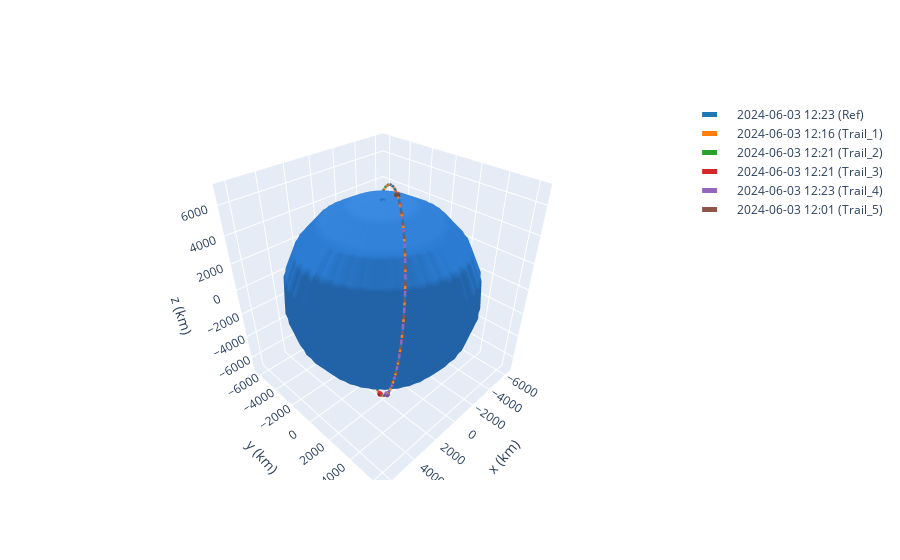

Notebook cell for this chart:
### Code cell
from poliastro.plotting import OrbitPlotter3D

frame_fin = OrbitPlotter3D()
frame_fin.plot(reference_orbit_list[-2], label = 'Ref', )
frame_fin.plot(trailing_orbit_list[-5], label = 'Trail_1')
frame_fin.plot(trailing_orbit_list[-4], label = 'Trail_2')
frame_fin.plot(trailing_orbit_list[-3], label = 'Trail_3')
frame_fin.plot(trailing_orbit_list[-2], label = 'Trail_4')
frame_fin.plot(trailing_orbit_list[-1], label = 'Trail_5')

### Figure 1 — Plotly figure (JSON) as saved in the notebook; plotly's stock layout.template omitted (floating-point values rounded to 4 significant figures; data arrays with more than 128 entries replaced by an {"elided": "..."} marker saying what was removed)
{"data": [{"cauto": false, "cmax": 1, "cmin": 1, "colorscale": [[0, "#2a7bd1"], [1, "#2a7bd1"]], "name": "Earth", "showscale": false, "type": "surface", "x": {"elided": "20x20 float values"}, "y": {"elided": "20x20 float values"}, "z": {"elided": "20x20 float values"}}, {"line": {"color": "rgb(31, 119, 180)", "dash": "dash", "width": 5}, "mode": "lines", "name": "2024-06-03 12:23 (Ref)", "type": "scatter3d", "x": {"elided": "150 float values"}, "y": {"elided": "150 float values"}, "z": {"elided": "150 float values"}}, {"cauto": false, "cmax": 1, "cmin": 1, "colorscale": [[0, "rgb(31, 119, 180)"], [1, "rgb(31, 119, 180)"]], "name": "2024-06-03 12:23 (Ref)", "showscale": false, "type": "surface", "x": {"elided": "20x20 float values"}, "y": {"elided": "20x20 float values"}, "z": {"elided": "20x20 float values"}}, {"cauto": false, "cmax": 1, "cmin": 1, "colorscale": [[0, "#2a7bd1"], [1, "#2a7bd1"]], "name": "Earth", "showscale": false, "type": "surface", "x": {"elided": "20x20 float values"}, "y": {"elided": "20x20 float values"}, "z": {"elided": "20x20 float values"}}, {"cauto": false, "cmax": 1, "cmin": 1, "colorscale": [[0, "#2a7bd1"], [1, "#2a7bd1"]], "name": "Earth", "showscale": false, "type": "surface", "x": {"elided": "20x20 float values"}, "y": {"elided": "20x20 float values"}, "z": {"elided": "20x20 float values"}}, {"line": {"color": "rgb(255, 127, 14)", "dash": "dash", "width": 5}, "mode": "lines", "name": "2024-06-03 12:16 (Trail_1)", "type": "scatter3d", "x": {"elided": "150 float values"}, "y": {"elided": "150 float values"}, "z": {"elided": "150 float values"}}, {"cauto": false, "cmax": 1, "cmin": 1, "colorscale": [[0, "rgb(255, 127, 14)"], [1, "rgb(255, 127, 14)"]], "name": "2024-06-03 12:16 (Trail_1)", "showscale": false, "type": "surface", "x": {"elided": "20x20 float values"}, "y": {"elided": "20x20 float values"}, "z": {"elided": "20x20 float values"}}, {"cauto": false, "cmax": 1, "cmin": 1, "colorscale": [[0, "#2a7bd1"], [1, "#2a7bd1"]], "name": "Earth", "showscale": false, "type": "surface", "x": {"elided": "20x20 float values"}, "y": {"elided": "20x20 float values"}, "z": {"elided": "20x20 float values"}}, {"cauto": false, "cmax": 1, "cmin": 1, "colorscale": [[0, "#2a7bd1"], [1, "#2a7bd1"]], "name": "Earth", "showscale": false, "type": "surface", "x": {"elided": "20x20 float values"}, "y": {"elided": "20x20 float values"}, "z": {"elided": "20x20 float values"}}, {"line": {"color": "rgb(44, 160, 44)", "dash": "dash", "width": 5}, "mode": "lines", "name": "2024-06-03 12:21 (Trail_2)", "type": "scatter3d", "x": {"elided": "150 float values"}, "y": {"elided": "150 float values"}, "z": {"elided": "150 float values"}}, {"cauto": false, "cmax": 1, "cmin": 1, "colorscale": [[0, "rgb(44, 160, 44)"], [1, "rgb(44, 160, 44)"]], "name": "2024-06-03 12:21 (Trail_2)", "showscale": false, "type": "surface", "x": {"elided": "20x20 float values"}, "y": {"elided": "20x20 float values"}, "z": {"elided": "20x20 float values"}}, {"cauto": false, "cmax": 1, "cmin": 1, "colorscale": [[0, "#2a7bd1"], [1, "#2a7bd1"]], "name": "Earth", "showscale": false, "type": "surface", "x": {"elided": "20x20 float values"}, "y": {"elided": "20x20 float values"}, "z": {"elided": "20x20 float values"}}, {"cauto": false, "cmax": 1, "cmin": 1, "colorscale": [[0, "#2a7bd1"], [1, "#2a7bd1"]], "name": "Earth", "showscale": false, "type": "surface", "x": {"elided": "20x20 float values"}, "y": {"elided": "20x20 float values"}, "z": {"elided": "20x20 float values"}}, {"line": {"color": "rgb(214, 39, 40)", "dash": "dash", "width": 5}, "mode": "lines", "name": "2024-06-03 12:21 (Trail_3)", "type": "scatter3d", "x": {"elided": "150 float values"}, "y": {"elided": "150 float values"}, "z": {"elided": "150 float values"}}, {"cauto": false, "cmax": 1, "cmin": 1, "colorscale": [[0, "rgb(214, 39, 40)"], [1, "rgb(214, 39, 40)"]], "name": "2024-06-03 12:21 (Trail_3)", "showscale": false, "type": "surface", "x": {"elided": "20x20 float values"}, "y": {"elided": "20x20 float values"}, "z": {"elided": "20x20 float values"}}, {"cauto": false, "cmax": 1, "cmin": 1, "colorscale": [[0, "#2a7bd1"], [1, "#2a7bd1"]], "name": "Earth", "showscale": false, "type": "surface", "x": {"elided": "20x20 float values"}, "y": {"elided": "20x20 float values"}, "z": {"elided": "20x20 float values"}}, {"cauto": false, "cmax": 1, "cmin": 1, "colorscale": [[0, "#2a7bd1"], [1, "#2a7bd1"]], "name": "Earth", "showscale": false, "type": "surface", "x": {"elided": "20x20 float values"}, "y": {"elided": "20x20 float values"}, "z": {"elided": "20x20 float values"}}, {"line": {"color": "rgb(148, 103, 189)", "dash": "dash", "width": 5}, "mode": "lines", "name": "2024-06-03 12:23 (Trail_4)", "type": "scatter3d", "x": {"elided": "150 float values"}, "y": {"elided": "150 float values"}, "z": {"elided": "150 float values"}}, {"cauto": false, "cmax": 1, "cmin": 1, "colorscale": [[0, "rgb(148, 103, 189)"], [1, "rgb(148, 103, 189)"]], "name": "2024-06-03 12:23 (Trail_4)", "showscale": false, "type": "surface", "x": {"elided": "20x20 float values"}, "y": {"elided": "20x20 float values"}, "z": {"elided": "20x20 float values"}}, {"cauto": false, "cmax": 1, "cmin": 1, "colorscale": [[0, "#2a7bd1"], [1, "#2a7bd1"]], "name": "Earth", "showscale": false, "type": "surface", "x": {"elided": "20x20 float values"}, "y": {"elided": "20x20 float values"}, "z": {"elided": "20x20 float values"}}, {"cauto": false, "cmax": 1, "cmin": 1, "colorscale": [[0, "#2a7bd1"], [1, "#2a7bd1"]], "name": "Earth", "showscale": false, "type": "surface", "x": {"elided": "20x20 float values"}, "y": {"elided": "20x20 float values"}, "z": {"elided": "20x20 float values"}}, {"line": {"color": "rgb(140, 86, 75)", "dash": "dash", "width": 5}, "mode": "lines", "name": "2024-06-03 12:01 (Trail_5)", "type": "scatter3d", "x": {"elided": "150 float values"}, "y": {"elided": "150 float values"}, "z": {"elided": "150 float values"}}, {"cauto": false, "cmax": 1, "cmin": 1, "colorscale": [[0, "rgb(140, 86, 75)"], [1, "rgb(140, 86, 75)"]], "name": "2024-06-03 12:01 (Trail_5)", "showscale": false, "type": "surface", "x": {"elided": "20x20 float values"}, "y": {"elided": "20x20 float values"}, "z": {"elided": "20x20 float values"}}, {"cauto": false, "cmax": 1, "cmin": 1, "colorscale": [[0, "#2a7bd1"], [1, "#2a7bd1"]], "name": "Earth", "showscale": false, "type": "surface", "x": {"elided": "20x20 float values"}, "y": {"elided": "20x20 float values"}, "z": {"elided": "20x20 float values"}}], "layout": {"autosize": true, "scene": {"aspectmode": "data", "xaxis": {"title": {"text": "x (km)"}}, "yaxis": {"title": {"text": "y (km)"}}, "zaxis": {"title": {"text": "z (km)"}}}}}
